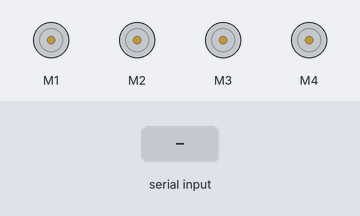
The sketch below on a simulated Arduino Uno, built with avr-gcc and run on an emulated ATmega328P. Parts: 4 × DC motor (green arrow = forward, orange = backward, longer = faster). The test bench sets the inputs (shaded band).

Above: at 1.2 s.
1.3 s: "F" received over the second serial link
At 2.2 s:
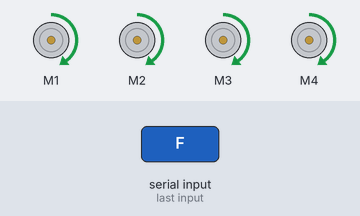
2.8 s: "R" received over the second serial link
At 3.4 s:
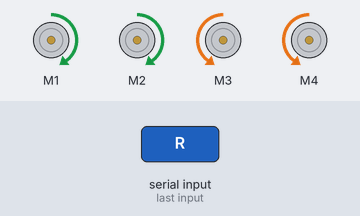
4.3 s: "L" received over the second serial link
At 5.5 s:
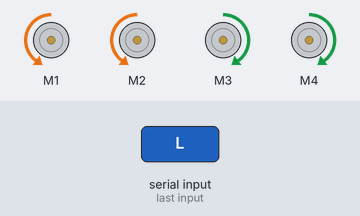
5.8 s: "S" received over the second serial link
At 6.9 s:
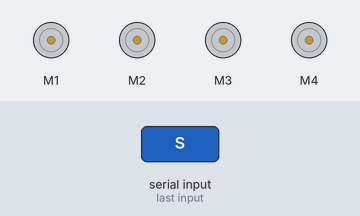
Timing chart, 0 to 8.3 s (numbered marks = the images above; inputs shaded):
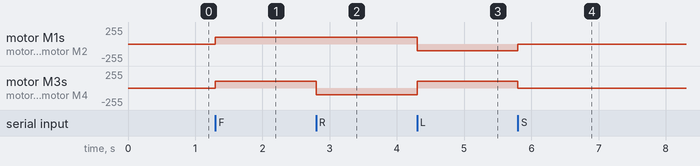

Measured:
- after the input at 1.3 s, motor M1–4: stopped → forward 100/255 at once
- after the input at 2.8 s, motor M3, motor M4: forward 100/255 → backward 100/255 at once
- after the input at 4.3 s, motor M1, motor M2: forward 100/255 → backward 100/255 at once; motor M3, motor M4: backward 100/255 → forward 100/255 at once
- after the input at 5.8 s, motor M1, motor M2: backward 100/255 → stopped at once; motor M3, motor M4: forward 100/255 → stopped at once

The sketch:

Car.ino
```cpp
#include <Wire.h>                                             //This library allows you to communicate with I2C addresses
#include <Adafruit_MotorShield.h>                             //Include Adafruit MotorShield libraries
#include <SoftwareSerial.h>

SoftwareSerial Bluetooth(2, 3);

Adafruit_MotorShield AFMS = Adafruit_MotorShield();
Adafruit_DCMotor *myMotor1 = AFMS.getMotor(1);
Adafruit_DCMotor *myMotor2 = AFMS.getMotor(2);
Adafruit_DCMotor *myMotor3 = AFMS.getMotor(3);
Adafruit_DCMotor *myMotor4 = AFMS.getMotor(4);

int incomingByte; // variable to read serial data into

void setup() {

  Bluetooth.begin(9600);
  AFMS.begin();
  myMotor1->setSpeed(100);
  myMotor2->setSpeed(100);
  myMotor3->setSpeed(100);
  myMotor4->setSpeed(100);
}

void loop() {

  // check if there's incoming data
  if (Bluetooth.available() > 0) {

    // read the oldest byte in the buffer:
    incomingByte = Bluetooth.read();

    if (incomingByte == 'F') {
        myMotor1->run(FORWARD);
        myMotor2->run(FORWARD);
        myMotor3->run(FORWARD);
        myMotor4->run(FORWARD);
    }

    if (incomingByte == 'R') {
        myMotor1->run(FORWARD);
        myMotor2->run(FORWARD);
        myMotor3->run(BACKWARD);
        myMotor4->run(BACKWARD);
    }

    if (incomingByte == 'L') {
        myMotor1->run(BACKWARD);
        myMotor2->run(BACKWARD);
        myMotor3->run(FORWARD);
        myMotor4->run(FORWARD);
    }


    if (incomingByte == 'S') {
        myMotor1->run(RELEASE);
        myMotor2->run(RELEASE);
        myMotor3->run(RELEASE);
        myMotor4->run(RELEASE);

    }
  }
}
```
